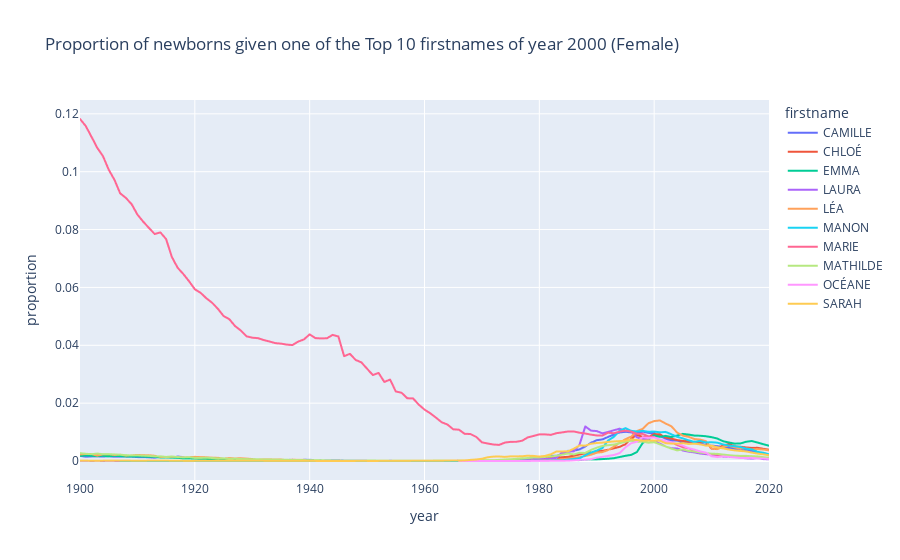

The notebook cell saved with this chart:
### Markdown cell above
# Top 10 firstnames of year 2000

**QUESTION:** For each sex, select the ten most popular names in year 2000, and plot the proportion
of newborns given that name over time. Take into account that some names might have
zero occurrence during certain years.

__Hint:__ Leave aside the rows with '_PRENOMS_RARES'.

### Code cell
yr_2000 = data[(data['year']==2000) & (data['firstname'] != '_PRENOMS_RARES')].join(data[data['firstname'] != '_PRENOMS_RARES'].groupby(['year', 'gender']).sum(), on=['year', 'gender'], rsuffix='2')
m_popular_names_yr_2000 = yr_2000[yr_2000['gender'] == "Male"].sort_values('count', ascending=False).head(10)
f_popular_names_yr_2000 = yr_2000[yr_2000['gender'] == "Female"].sort_values('count', ascending=False).head(10)

onlytop_f = data[(data['year'].notna()) &(data['gender'] == 'Female') & (data['firstname'].isin(f_popular_names_yr_2000['firstname']))]
onlytop_f = onlytop_f.join(data[data['firstname'] != '_PRENOMS_RARES'].groupby(['year']).sum(), on=['year'], rsuffix='2')
onlytop_f['proportion'] = onlytop_f['count'] / onlytop_f['count2']
onlytop_f.plot(x='year', y='proportion', color='firstname', title='Proportion of newborns given one of the Top 10 firstnames of year 2000 (Female)') 

#data.groupby(['year']).sum()['count']
#onlytop_m['proportion'] = onlytop['count']
